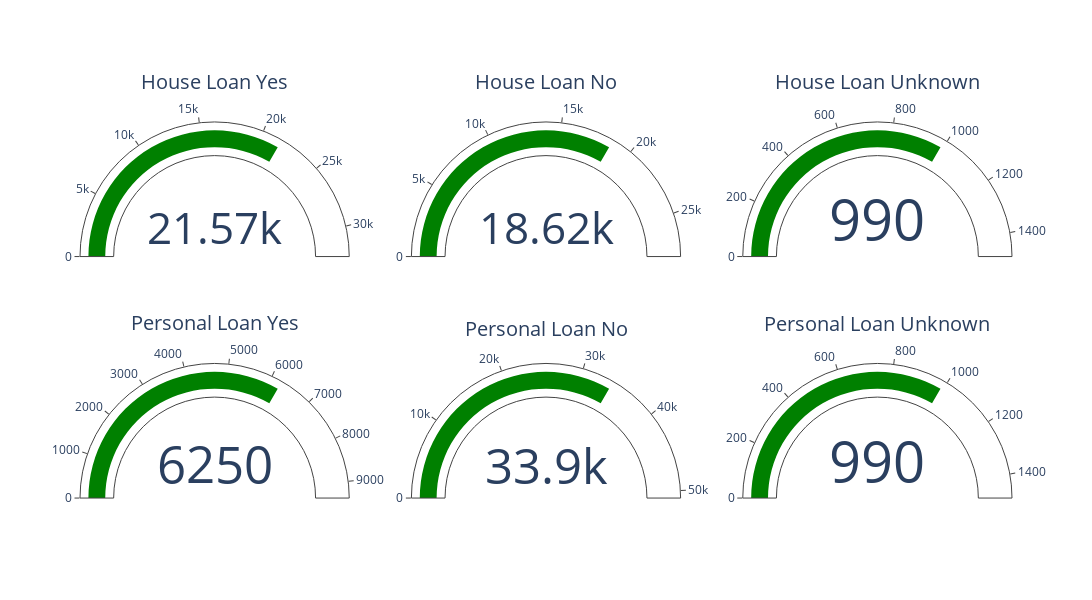

The cell this chart's notebook holds for it:
### Code cell
#4. Clients Personal and House Loan Proportion

import plotly
import plotly.offline as py
import plotly.graph_objs as go
import plotly.express as px
from plotly.subplots import make_subplots

House_Loan_Yes = (df['Housing_Loan'].value_counts()['yes'])
House_Loan_No = (df['Housing_Loan'].value_counts()['no'])
House_Loan_Unknown = (df['Housing_Loan'].value_counts()['unknown'])
Pers_Loan_Yes = (df['Personal_Loan'].value_counts()['yes'])
Pers_Loan_No = (df['Personal_Loan'].value_counts()['no'])
Pers_Loan_Unknown = (df['Personal_Loan'].value_counts()['unknown'])

print('Loan Values: Yes, No, Unknown')
print(House_Loan_Yes,House_Loan_No,House_Loan_Unknown)
print(Pers_Loan_Yes,Pers_Loan_No,Pers_Loan_Unknown)

trace1 = go.Indicator(mode="gauge+number", value= House_Loan_Yes, domain={'row' : 1, 'column' : 1}, title={'text': "House Loan Yes"})
trace2 = go.Indicator(mode="gauge+number", value= House_Loan_No, domain={'row' : 1, 'column' : 2}, title={'text': "House Loan No"})
trace3 = go.Indicator(mode="gauge+number", value= House_Loan_Unknown, domain={'row' : 1, 'column' : 3}, title={'text': "House Loan Unknown"})
trace4 = go.Indicator(mode="gauge+number", value= Pers_Loan_Yes, domain={'row' : 2, 'column' : 1}, title={'text': "Personal Loan Yes"})
trace5 = go.Indicator(mode="gauge+number", value= Pers_Loan_No, domain={'row' : 2, 'column' : 2}, title={'text': "Personal Loan No"})
trace6 = go.Indicator(mode="gauge+number", value= Pers_Loan_Unknown, domain={'row' : 2, 'column' : 3}, title={'text': "Personal Loan Unknown"})

fig = make_subplots(
    rows=2, cols=3,
    specs=[[{"type": "domain"}, {"type": "domain"},{"type": "domain"}],
           [{"type": "domain"}, {"type": "domain"},{"type": "domain"}]],
)
fig.append_trace(trace1, row=1, col=1)
fig.append_trace(trace2, row=1, col=2)
fig.append_trace(trace3, row=1, col=3)
fig.append_trace(trace4, row=2, col=1)
fig.append_trace(trace5, row=2, col=2)
fig.append_trace(trace6, row=2, col=3)
fig.update_layout(height=600, width=1100, showlegend=True)

fig.show()

### Figure 1 — Plotly figure (JSON) as saved in the notebook; plotly's stock layout.template omitted (floating-point values rounded to 4 significant figures)
{"data": [{"domain": {"column": 1, "row": 1, "x": [0, 0.2889], "y": [0.575, 1]}, "mode": "gauge+number", "title": {"text": "House Loan Yes"}, "type": "indicator", "value": 21568}, {"domain": {"column": 2, "row": 1, "x": [0.3556, 0.6444], "y": [0.575, 1]}, "mode": "gauge+number", "title": {"text": "House Loan No"}, "type": "indicator", "value": 18615}, {"domain": {"column": 3, "row": 1, "x": [0.7111, 1], "y": [0.575, 1]}, "mode": "gauge+number", "title": {"text": "House Loan Unknown"}, "type": "indicator", "value": 990}, {"domain": {"column": 1, "row": 2, "x": [0, 0.2889], "y": [0, 0.425]}, "mode": "gauge+number", "title": {"text": "Personal Loan Yes"}, "type": "indicator", "value": 6247}, {"domain": {"column": 2, "row": 2, "x": [0.3556, 0.6444], "y": [0, 0.425]}, "mode": "gauge+number", "title": {"text": "Personal Loan No"}, "type": "indicator", "value": 33936}, {"domain": {"column": 3, "row": 2, "x": [0.7111, 1], "y": [0, 0.425]}, "mode": "gauge+number", "title": {"text": "Personal Loan Unknown"}, "type": "indicator", "value": 990}], "layout": {"height": 600, "showlegend": true, "width": 1100}}
